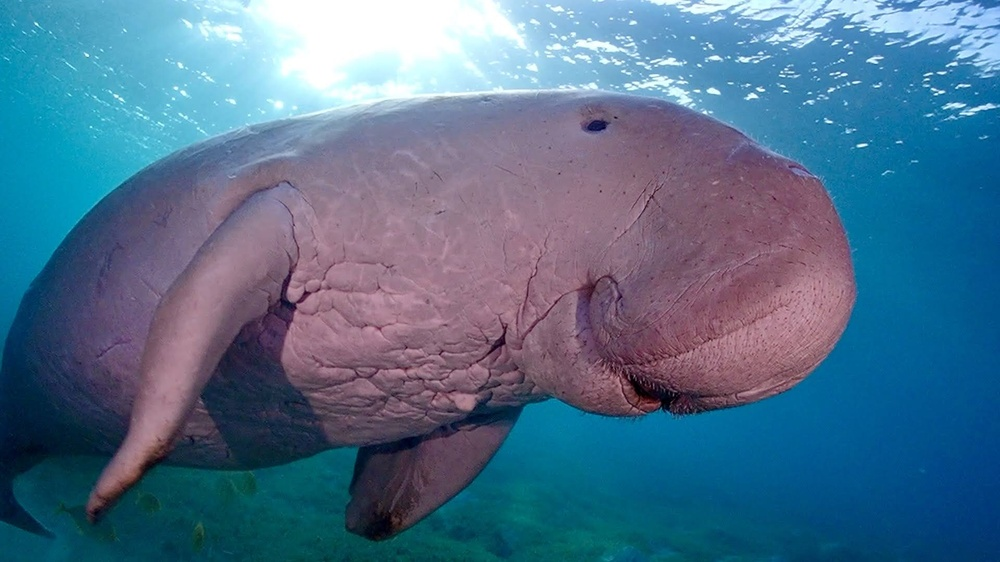
#> input picture imgs/dugong.jpg, 1000 x 562 px, shrunk from 1920 x 1080 before the run
$ jupyter execute Homework.ipynb
#> lines starting #> are read from the running program, lines starting #| are printed output that depends on the picture
# HOMEWORK 1

After the installation of Anaconda, jupyter notebook and the required virtual environment, you will have to test that everything has been set up correctly. For that purpose, you will have to execute the following code and run it without errors.

The code loads an image and creates a picture collage consisting of 4 pictures. Each of the four pictures is a version of the original image with the colour channels swapped.

You will have to also finish some part of the code :-)

[cell 1]
import cv2
import numpy as np
from matplotlib import pyplot as plt
plt.rcParams['figure.figsize'] = [15, 10]

[cell 2]
# Load an image (you can freely chose any image you like)
img = cv2.imread('imgs/dugong.jpg')
#> img is the input picture: shape (562, 1000, 3); mean B, G, R 140.6, 113.1, 79.8
# Convert it to RGB
img = cv2.cvtColor(img, cv2.COLOR_BGR2RGB)
# Plot it
plt.imshow(img)

Let's make a collage.

[cell 3]
# Split the image into the three colour channels
red, green, blue = cv2.split(img)
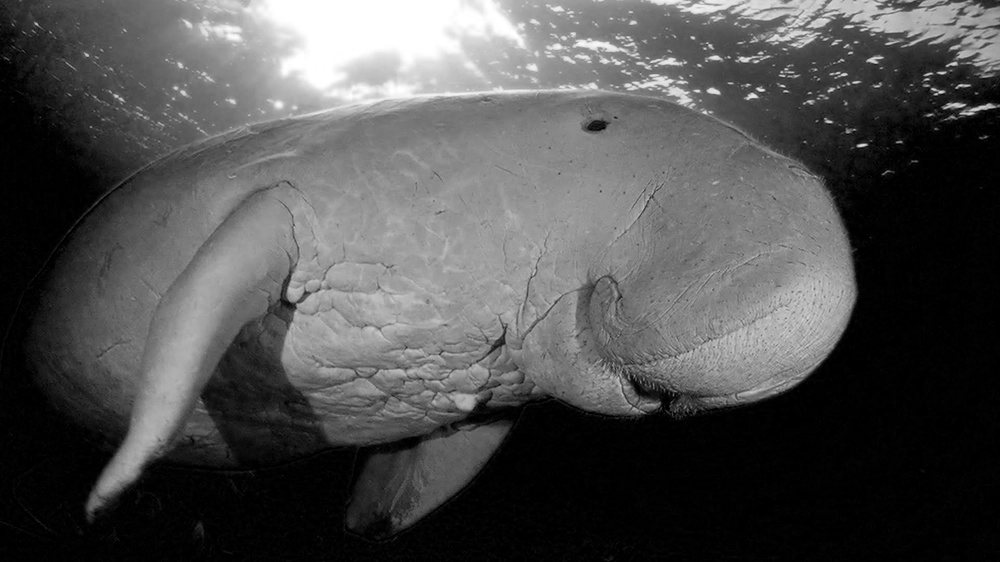
#> red: shape (562, 1000); min 0, max 255, mean 79.8
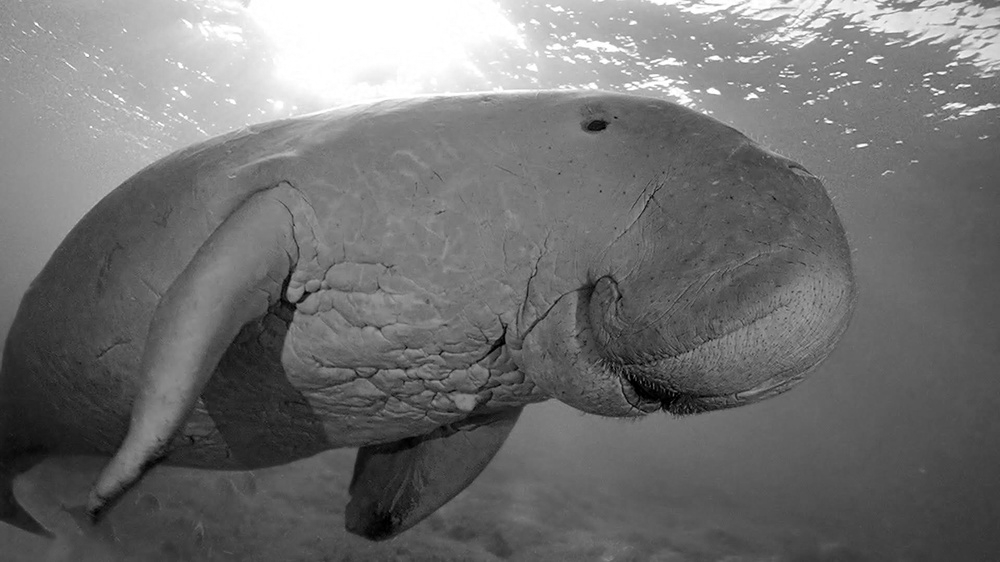
#> green: shape (562, 1000); min 0, max 255, mean 113.1
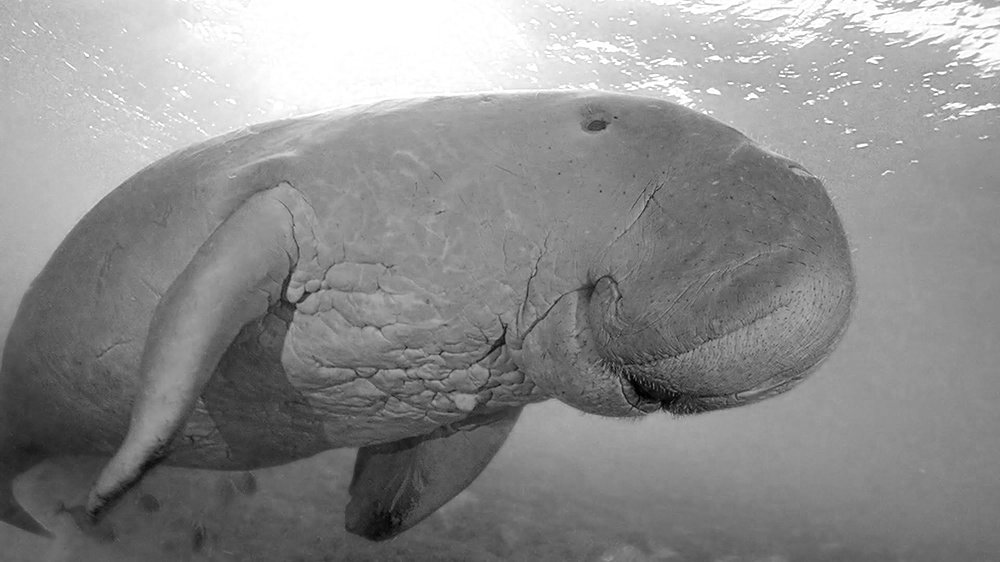
#> blue: shape (562, 1000); min 0, max 255, mean 140.6

# Compose the image in the RGB colour space
img1 = cv2.merge([red, green, blue])

# Compose the image in the RBG colour space
img2 = cv2.merge([red, blue, green])
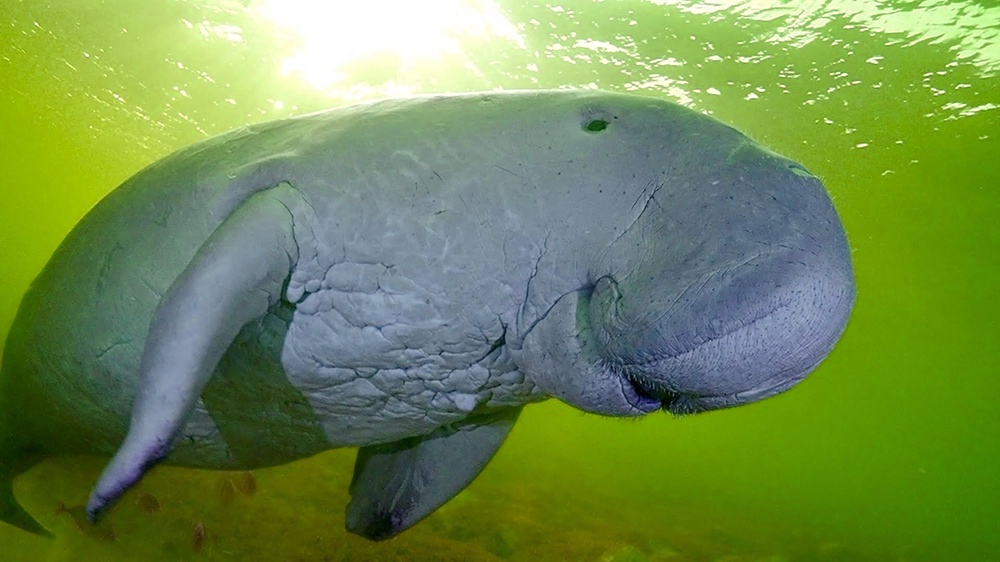
#> img2: shape (562, 1000, 3); mean of channels 0, 1, 2 79.8, 140.6, 113.1; drawn as B, G, R

# Compose the image in the GRB colour space
img3 = cv2.merge([green, red, blue])
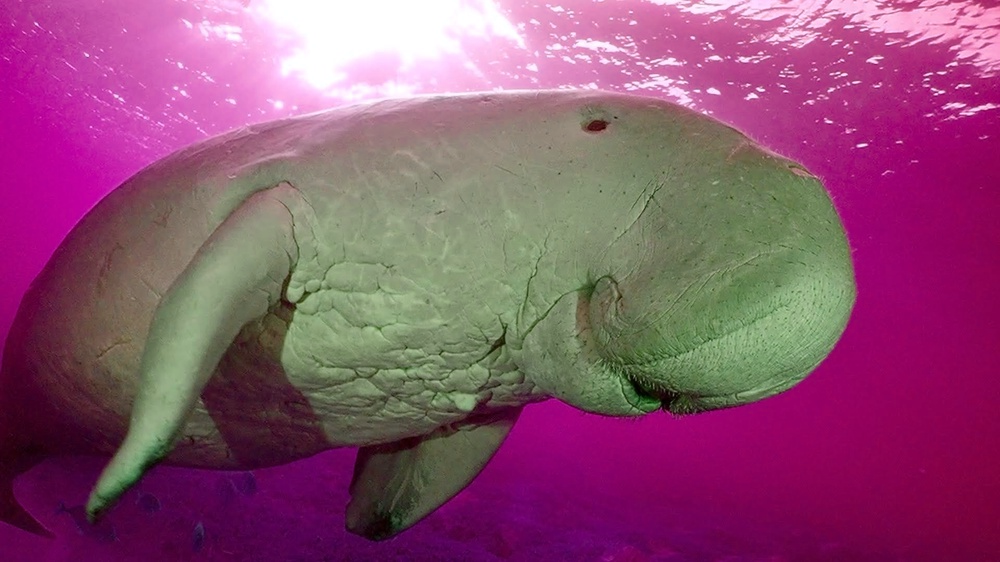
#> img3: shape (562, 1000, 3); mean of channels 0, 1, 2 113.1, 79.8, 140.6; drawn as B, G, R

# Compose the image in the BGR colour space
img4 = cv2.merge([blue, green, red])

# Create the collage
out1 = np.hstack([img1, img2])
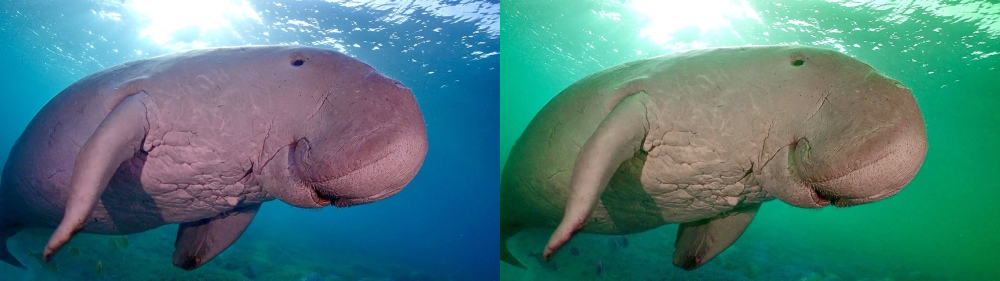
#> out1: shape (562, 2000, 3) (shown at 1/2 size); mean R, G, B 79.8, 126.9, 126.9
out2 = np.hstack([img3, img4])
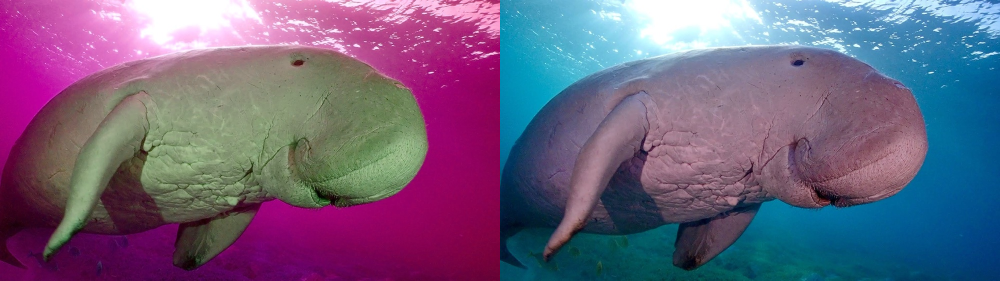
#> out2: shape (562, 2000, 3) (shown at 1/2 size); mean of channels 0, 1, 2 126.9, 96.4, 110.2; drawn as B, G, R
out = np.vstack([out1, out2])
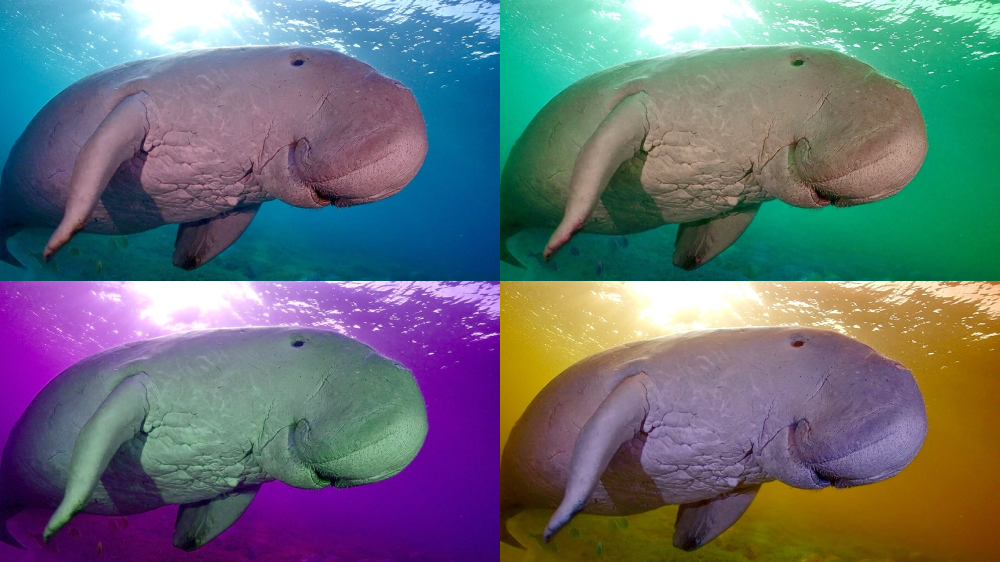
#> out: shape (1124, 2000, 3) (shown at 1/2 size); mean R, G, B 103.3, 111.7, 118.5

# Plot the collage
plt.axis(False)
plt.imshow(out)

$ run again, with imgs/cat.jpg copied over imgs/dugong.jpg
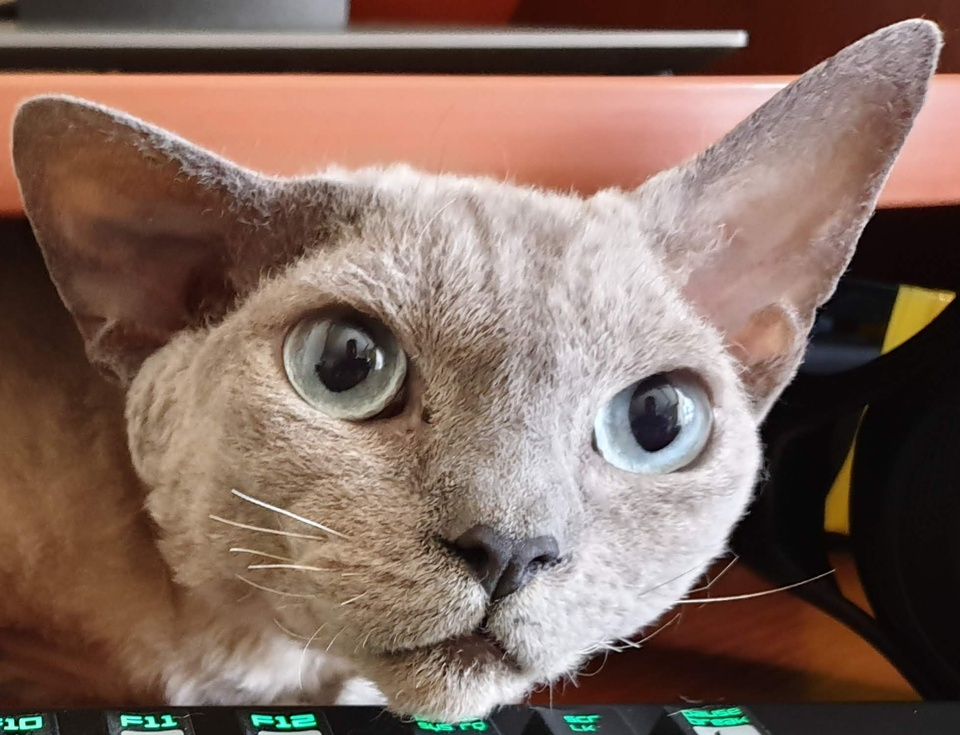
#> input picture imgs/cat.jpg, 960 x 735 px, shrunk from 1957 x 1497 before the run
#> img is the input picture: shape (735, 960, 3); mean B, G, R 95.4, 106.1, 129.7
#> `out2 = np.hstack([img3, img4])`:
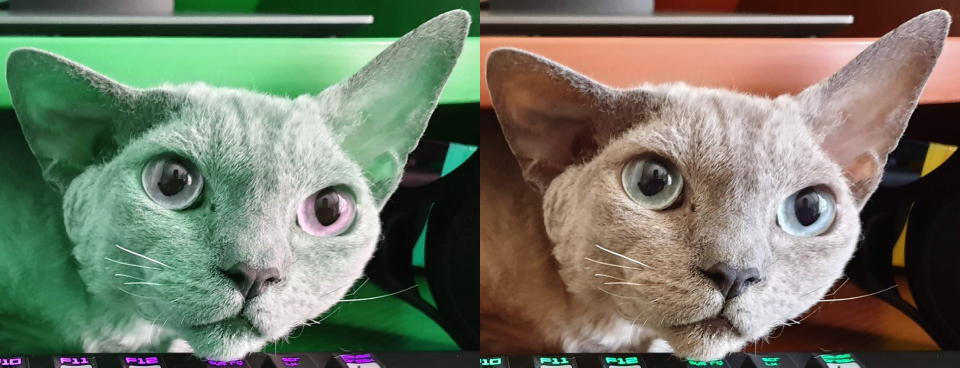
#> out2: shape (735, 1920, 3) (shown at 1/2 size); mean of channels 0, 1, 2 100.8, 117.9, 112.5; drawn as B, G, R
#> `out = np.vstack([out1, out2])`:
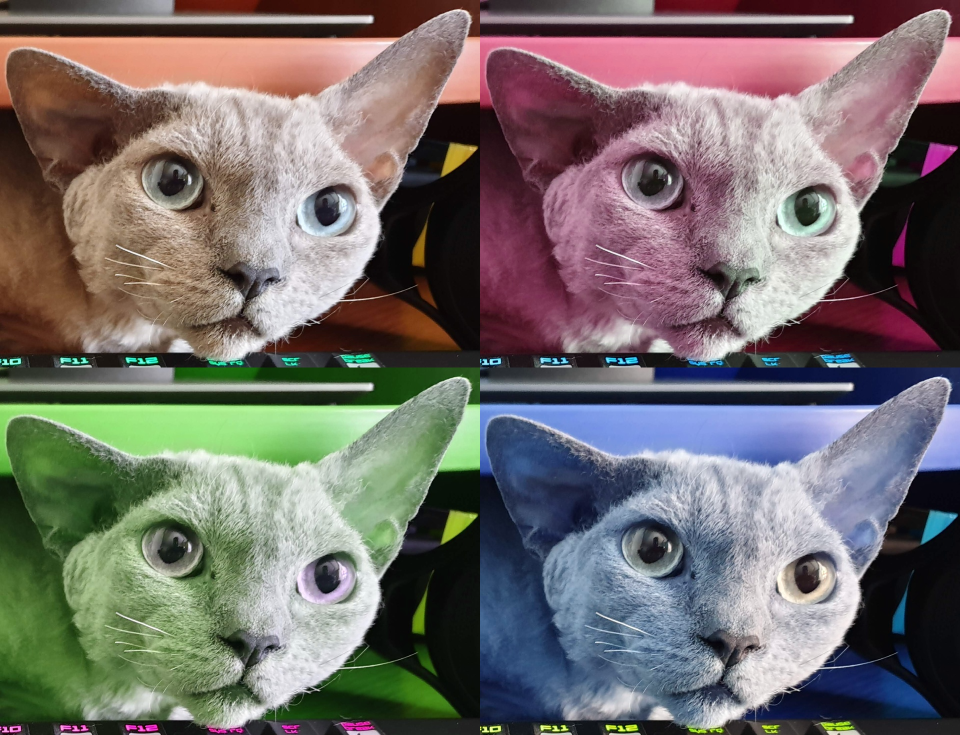
#> out: shape (1470, 1920, 3) (shown at 1/2 size); mean R, G, B 115.2, 109.3, 106.6

$ run again, with imgs/dashcam.jpg copied over imgs/dugong.jpg
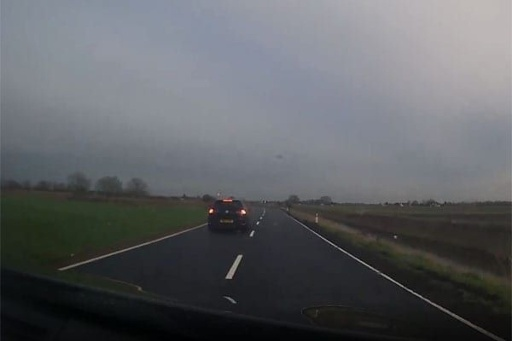
#> input picture imgs/dashcam.jpg, 512 x 341 px
#> img is the input picture: shape (341, 512, 3); mean B, G, R 100, 96.3, 93.9
#> `out2 = np.hstack([img3, img4])`:
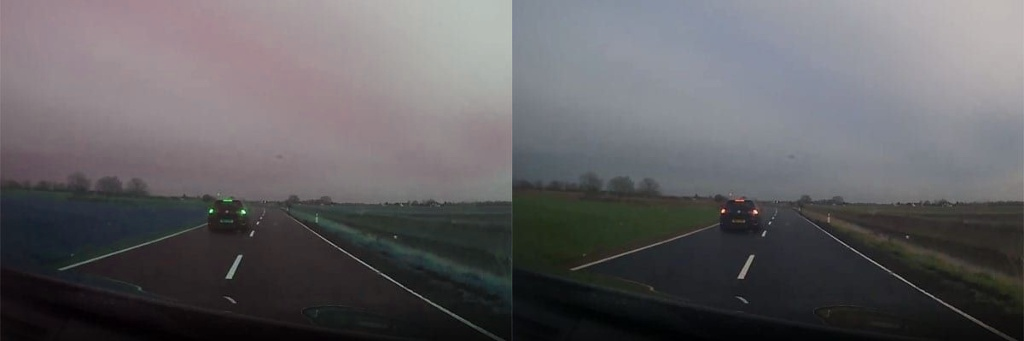
#> out2: shape (341, 1024, 3); mean of channels 0, 1, 2 98.1, 95.1, 96.9; drawn as B, G, R
#> `out = np.vstack([out1, out2])`:
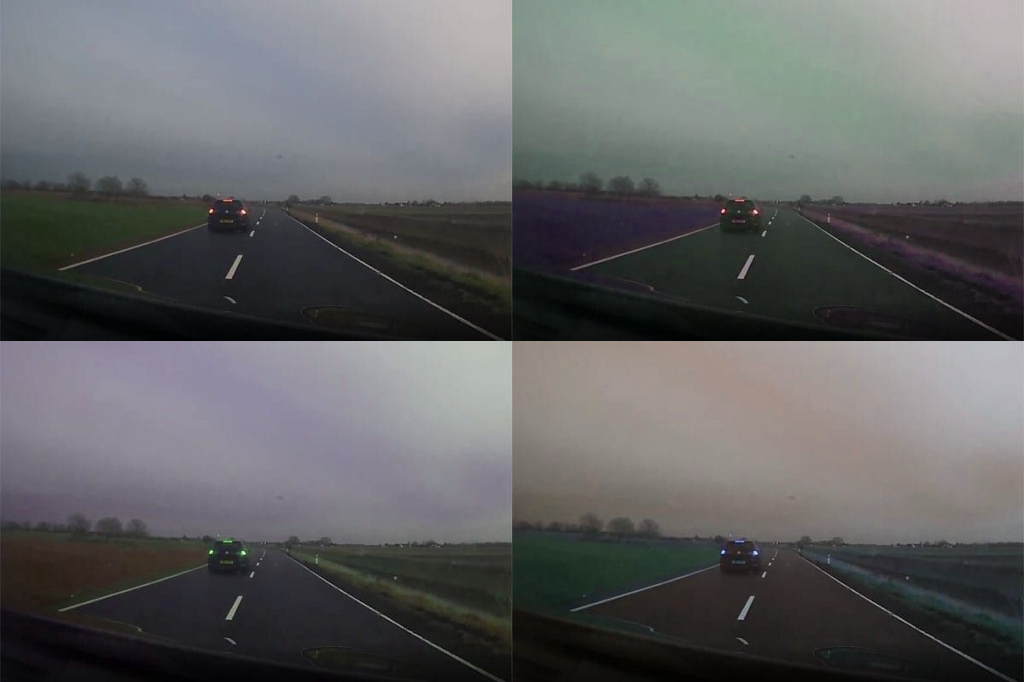
#> out: shape (682, 1024, 3); mean R, G, B 96, 96.6, 97.5
